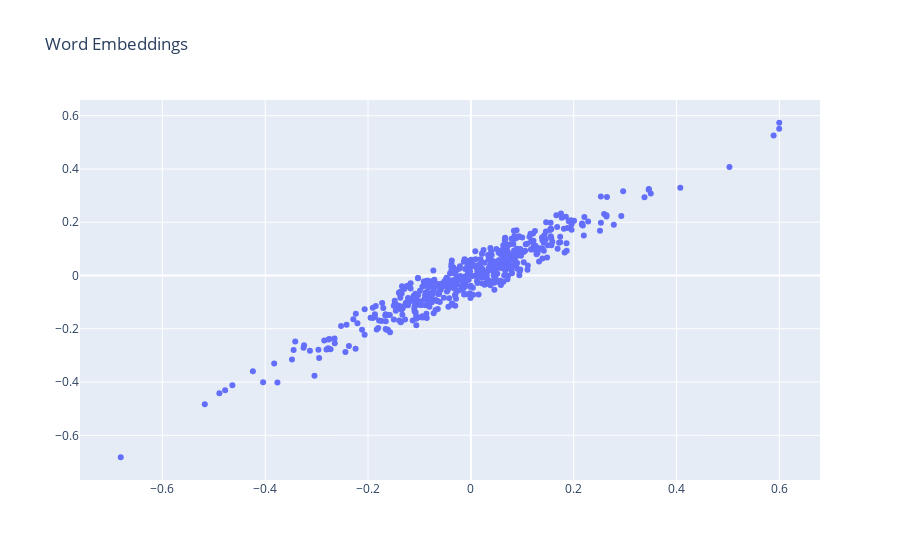

Write notebook code for a chart like this one.
### Markdown cell above
Now we'll use a fancy plotting tool called *plotly* to show the embeddings with hovertext so you can move your mouse over the points to see the corresponding tokens.

### Code cell
def plot_2d_embeddings(embeddings, id_start=1, count=100):
  # Get 1st and 2nd embedding dims for the desired tokens.
  x1 = embeddings[id_start:id_start+count, 0]
  x2 = embeddings[id_start:id_start+count, 1]
  
  # Get the corresponding words from the reverse index (for labeling).
  tokens = [reverse_index[i] for i in range(id_start, id_start+count)]

  # Plot with the plotly library.
  data = plotly.Scatter(x=x1, y=x2, text=tokens,
                        mode='markers', textposition='bottom left',
                        hoverinfo='text')
  fig = plotly.Figure(data=[data],
                      layout=plotly.Layout(title="Word Embeddings",
                                           hovermode='closest'))
  fig.show()

# Very frequent tokens tend to be more syntactic than semantic, so let's plot
# some rarer words.    
plot_2d_embeddings(embeddings, id_start=500, count=500)

### Figure 1 — Plotly figure (JSON) as saved in the notebook; plotly's stock layout.template omitted (floating-point values rounded to 4 significant figures; data arrays with more than 128 entries replaced by an {"elided": "..."} marker saying what was removed)
{"data": [{"hoverinfo": "text", "mode": "markers", "text": {"elided": "500 str values"}, "textposition": "bottom left", "type": "scatter", "x": {"elided": "500 float values"}, "y": {"elided": "500 float values"}}], "layout": {"hovermode": "closest", "title": {"text": "Word Embeddings"}}}
